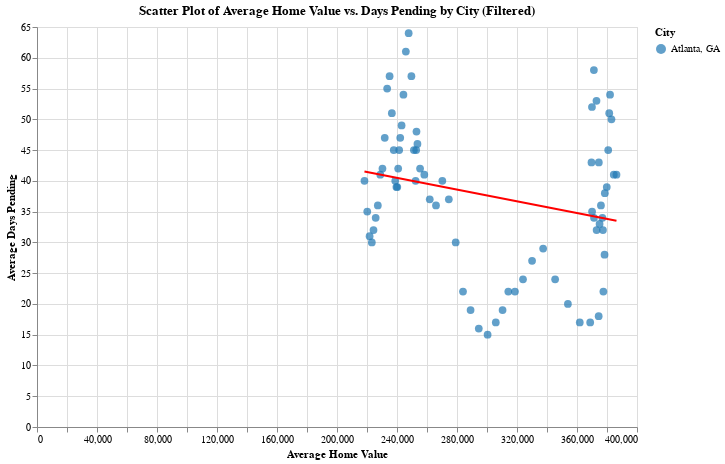

This figure's notebook cell:
### Code cell
# Create a dropdown selection for cities using selection_point
city_dropdown = alt.selection_point(
    fields=['RegionName'],  # Selection field is 'RegionName'
    bind=alt.binding_select(options=avg_filtered['RegionName'].unique().tolist(), name='Select City: '),  # Dropdown for cities
    name='City',  # Name of the selection
    value=[{'RegionName': avg_filtered['RegionName'].unique()[0]}]  # Initialize with the first city in an array format
)

# Basic scatter plot with selection filter
filtered_scatter = alt.Chart(avg_filtered).mark_circle(size=60).encode(
    x=alt.X("HomeValue:Q", title='Average Home Value'),
    y=alt.Y("DaysPending:Q", title='Average Days Pending'),
    color=alt.Color('RegionName:N', scale=alt.Scale(scheme='category10'), title='City'),
    tooltip=[
        alt.Tooltip('Date:T', title='Date'),
        alt.Tooltip('HomeValue:Q', title='Avg Home Value'),
        alt.Tooltip('RegionName:N', title='City'),
        alt.Tooltip('DaysPending:Q', title='Avg Days on Market')
    ]
).add_params(
    city_dropdown  # Add city selection
).transform_filter(
    city_dropdown  # Filter based on city selection
).properties(
    width=600,
    height=400,
    title="Scatter Plot of Average Home Value vs. Days Pending by City (Filtered)"
)

# Adding trend lines for selected city using regression
filtered_trend_line = alt.Chart(avg_filtered).transform_filter(
    city_dropdown  # Filter based on city selection
).transform_regression(
    "HomeValue", "DaysPending"
).mark_line().encode(
    x="HomeValue:Q",
    y="DaysPending:Q",
    color=alt.value('red')  # Trend line color
)

# Combine the filtered scatter plot and the trend line
final_chart = filtered_scatter + filtered_trend_line

final_chart

### Figure 1 — Vega-Lite specification as saved in the notebook (floating-point values rounded to 4 significant figures; data arrays with more than 128 entries replaced by an {"elided": "..."} marker saying what was removed)
{"config": {"view": {"continuousWidth": 300, "continuousHeight": 300}}, "layer": [{"mark": {"type": "circle", "size": 60}, "encoding": {"color": {"field": "RegionName", "scale": {"scheme": "category10"}, "title": "City", "type": "nominal"}, "tooltip": [{"field": "Date", "title": "Date", "type": "temporal"}, {"field": "HomeValue", "title": "Avg Home Value", "type": "quantitative"}, {"field": "RegionName", "title": "City", "type": "nominal"}, {"field": "DaysPending", "title": "Avg Days on Market", "type": "quantitative"}], "x": {"field": "HomeValue", "title": "Average Home Value", "type": "quantitative"}, "y": {"field": "DaysPending", "title": "Average Days Pending", "type": "quantitative"}}, "name": "view_8", "title": "Scatter Plot of Average Home Value vs. Days Pending by City (Filtered)", "transform": [{"filter": {"param": "City"}}]}, {"mark": {"type": "line"}, "encoding": {"color": {"value": "red"}, "x": {"field": "HomeValue", "type": "quantitative"}, "y": {"field": "DaysPending", "type": "quantitative"}}, "transform": [{"filter": {"param": "City"}}, {"on": "HomeValue", "regression": "DaysPending"}]}], "data": {"name": "data-6b8ca164115b48f6b770ad8430436ce3"}, "height": 400, "params": [{"name": "City", "select": {"type": "point", "fields": ["RegionName"]}, "bind": {"input": "select", "options": ["Atlanta, GA", "Chicago, IL", "Dallas, TX", "Houston, TX", "Los Angeles, CA", "Miami, FL", "New York, NY", "Philadelphia, PA", "United States", "Washington, DC"], "name": "Select City: "}, "value": [{"RegionName": "Atlanta, GA"}], "views": ["view_8"]}], "width": 600, "$schema": "https://vega.github.io/schema/vega-lite/v5.20.1.json", "datasets": {"data-6b8ca164115b48f6b770ad8430436ce3": {"elided": "750 records"}}}
